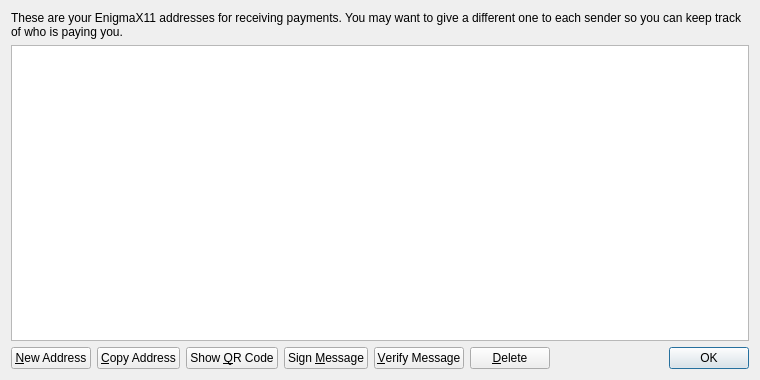
<?xml version="1.0" encoding="UTF-8"?>
<ui version="4.0">
 <class>AddressBookPage</class>
 <widget class="QWidget" name="AddressBookPage">
  <property name="geometry">
   <rect>
    <x>0</x>
    <y>0</y>
    <width>760</width>
    <height>380</height>
   </rect>
  </property>
  <property name="windowTitle">
   <string>Address Book</string>
  </property>
  <layout class="QVBoxLayout" name="verticalLayout">
   <item>
    <widget class="QLabel" name="labelExplanation">
     <property name="text">
      <string>These are your EnigmaX11 addresses for receiving payments. You may want to give a different one to each sender so you can keep track of who is paying you.</string>
     </property>
     <property name="textFormat">
      <enum>Qt::PlainText</enum>
     </property>
     <property name="wordWrap">
      <bool>true</bool>
     </property>
    </widget>
   </item>
   <item>
    <widget class="QTableView" name="tableView">
     <property name="contextMenuPolicy">
      <enum>Qt::CustomContextMenu</enum>
     </property>
     <property name="toolTip">
      <string>Double-click to edit address or label</string>
     </property>
     <property name="tabKeyNavigation">
      <bool>false</bool>
     </property>
     <property name="alternatingRowColors">
      <bool>true</bool>
     </property>
     <property name="selectionMode">
      <enum>QAbstractItemView::SingleSelection</enum>
     </property>
     <property name="selectionBehavior">
      <enum>QAbstractItemView::SelectRows</enum>
     </property>
     <property name="sortingEnabled">
      <bool>true</bool>
     </property>
     <attribute name="verticalHeaderVisible">
      <bool>false</bool>
     </attribute>
    </widget>
   </item>
   <item>
    <layout class="QHBoxLayout" name="horizontalLayout">
     <item>
      <widget class="QPushButton" name="newAddressButton">
       <property name="toolTip">
        <string>Create a new address</string>
       </property>
       <property name="text">
        <string>&amp;New Address</string>
       </property>
       <property name="icon">
        <iconset resource="../bitcoin.qrc">
         <normaloff>:/icons/add</normaloff>:/icons/add</iconset>
       </property>
      </widget>
     </item>
     <item>
      <widget class="QPushButton" name="copyToClipboard">
       <property name="toolTip">
        <string>Copy the currently selected address to the system clipboard</string>
       </property>
       <property name="text">
        <string>&amp;Copy Address</string>
       </property>
       <property name="icon">
        <iconset resource="../bitcoin.qrc">
         <normaloff>:/icons/editcopy</normaloff>:/icons/editcopy</iconset>
       </property>
      </widget>
     </item>
     <item>
      <widget class="QPushButton" name="showQRCode">
       <property name="text">
        <string>Show &amp;QR Code</string>
       </property>
       <property name="icon">
        <iconset resource="../bitcoin.qrc">
         <normaloff>:/icons/qrcode</normaloff>:/icons/qrcode</iconset>
       </property>
      </widget>
     </item>
     <item>
      <widget class="QPushButton" name="signMessage">
       <property name="toolTip">
        <string>Sign a message to prove you own a EnigmaX11 address</string>
       </property>
       <property name="text">
        <string>Sign &amp;Message</string>
       </property>
       <property name="icon">
        <iconset resource="../bitcoin.qrc">
         <normaloff>:/icons/edit</normaloff>:/icons/edit</iconset>
       </property>
      </widget>
     </item>
     <item>
      <widget class="QPushButton" name="verifyMessage">
       <property name="toolTip">
        <string>Verify a message to ensure it was signed with a specified EnigmaX11 address</string>
       </property>
       <property name="text">
        <string>&amp;Verify Message</string>
       </property>
       <property name="icon">
        <iconset resource="../bitcoin.qrc">
         <normaloff>:/icons/transaction_0</normaloff>:/icons/transaction_0</iconset>
       </property>
      </widget>
     </item>
     <item>
      <widget class="QPushButton" name="deleteButton">
       <property name="toolTip">
        <string>Delete the currently selected address from the list</string>
       </property>
       <property name="text">
        <string>&amp;Delete</string>
       </property>
       <property name="icon">
        <iconset resource="../bitcoin.qrc">
         <normaloff>:/icons/remove</normaloff>:/icons/remove</iconset>
       </property>
      </widget>
     </item>
     <item>
      <spacer name="horizontalSpacer">
       <property name="orientation">
        <enum>Qt::Horizontal</enum>
       </property>
       <property name="sizeHint" stdset="0">
        <size>
         <width>40</width>
         <height>20</height>
        </size>
       </property>
      </spacer>
     </item>
     <item>
      <widget class="QDialogButtonBox" name="buttonBox">
       <property name="sizePolicy">
        <sizepolicy hsizetype="Maximum" vsizetype="Fixed">
         <horstretch>0</horstretch>
         <verstretch>0</verstretch>
        </sizepolicy>
       </property>
       <property name="standardButtons">
        <set>QDialogButtonBox::Ok</set>
       </property>
      </widget>
     </item>
    </layout>
   </item>
  </layout>
 </widget>
 <resources>
  <include location="../bitcoin.qrc"/>
 </resources>
 <connections/>
</ui>
